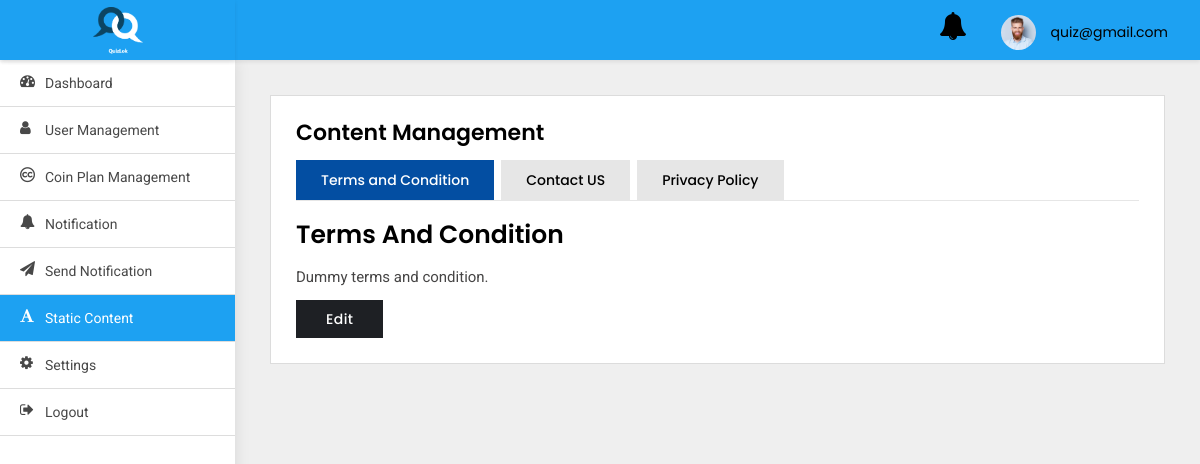
Page /adminpanel/terms-and-condition/ (signed in) on the committed database.
### adminpanel/models.py (models this page shows)
class User(AbstractBaseUser, PermissionsMixin):
    first_name = models.CharField(default='first name', max_length=100)
    last_name = models.CharField(default='', max_length=100, null=True, blank=True)
    email = models.CharField(default='', max_length=255, unique=True)
    country_code = models.CharField(default='+91', max_length=10)
    phone_number = models.CharField(default='', max_length=13)
    profile_pic = models.ImageField(default='default_profile.png', null=True, blank=True)
    device_token = models.CharField(default='', max_length=500, null=True, blank=True)
    remember_me = models.BooleanField(default=False)
    password = models.CharField(default='123456', max_length=100)
    confirm_password = models.CharField(default='123456', max_length=100)
    created_at = models.DateTimeField(auto_now_add=True)
    is_active = models.BooleanField(default=True)
    is_staff = models.BooleanField(default=False)
    is_blocked = models.BooleanField(default=False)
    objects = UserManager()
    USERNAME_FIELD = 'email'
    class Meta:
        ordering = ('-created_at',)

class TermsandCondition(models.Model):
    conditions = models.TextField()

### adminpanel/views.py (the view)
# urls.py: path('terms-and-condition/', TermsAndConditionView.as_view(), name='terms-and-condition'),
class TermsAndConditionView(LoginRequiredMixin, ListView):
    model = TermsandCondition
    template_name = 'content-management.html'
    context_object_name = 'term_condition'
    login_url = 'adminpanel:login'
    def get_context_data(self, **kwargs):
        context = super().get_context_data(**kwargs)
        context['contactus'] = ContactUs.objects.all()
        context['privacypolicy'] = PrivacyPolicy.objects.all()
        return context

### adminpanel/templates/content-management.html (shortened to what this page needs)
{% extends 'base.html' %}
{% block body%}
<div class="WrapperArea">
    <div class="WrapperBox">
        <div class="Small-Wrapper Small-Wrapper2">
            <h4 class="Title">Content Management</h4>
            <div class="HelpArea">
                <ul class="nav nav-tabs">
                    <li class="active"><a data-toggle="tab" href="#tnc">Terms and Condition</a></li>
                    <li><a data-toggle="tab" href="#Contact">Contact US</a></li>
                    <li><a data-toggle="tab" href="#policy">Privacy Policy</a></li>
                </ul>
                <div class="tab-content">
                    <div id="tnc" class="tab-pane fade in active">
                        <div class="HelpContent">
                            <h3>Terms and Condition </h3>
                            {% for object in term_condition %}
                            <p>{{object.conditions|safe}}</p>
                            <a class="Edit editMainBtn" href="{% url 'adminpanel:update-terms-and-condition' object.id%}">Edit</a>
                            {% endfor %}
                        </div>
                    </div>
                </div>
            </div>
        </div>
    </div>
</div>
{% endblock body %}

### adminpanel/templates/base.html (shortened to what this page needs)
{% load static %}
<html lang="en">
<head>
    <link type="text/css" rel="stylesheet" href="{% static 'adminpanel/css/style.css' %}">
</head>
<body>
<div class="Header">
    <div class="Logo">
        <img src="{% static 'adminpanel/images/logo_splash.png' %}">
    </div>
    <div class="Navigation">
        <div class="header-notifications">
            <a href="{% url 'adminpanel:notification' %}">
                <i class="fa fa-bell fa-2x" aria-hidden="true"></i>
            </a>
        </div>
        <div class="Avater">
            <a href="javascript:void(0);">
                <figure><img src="{% static 'adminpanel/images/profile.jpg' %}"></figure>
                {{user}} </a>
        </div>
    </div>
</div>
<div class="SidenavBar">
    <ul>
        <li class="nav-item nav-link {% if request.resolver_match.view_name  == 'adminpanel:dashboard' %}active{% endif %}">
            <a href="{% url 'adminpanel:dashboard'  %}">
                <span><i class="fa fa-tachometer"></i></span> Dashboard
            </a>
        </li>
        <li class="nav-item nav-link {% if request.resolver_match.view_name  == 'adminpanel:users-list' %}active{% endif %}">
            <a href="{% url 'adminpanel:users-list' %}">
                <span><i class="fa fa-user"></i></span> User Management
            </a>
        </li>
        <li class="nav-item nav-link {% if request.resolver_match.view_name  == 'adminpanel:coin-plan-list' %}active{% endif %}">
            <a href="{% url 'adminpanel:coin-plan-list' %}">
                <span><i class="fa fa-creative-commons"></i></span> Coin Plan Management
            </a>
        </li>
        <li class="nav-item nav-link {% if request.resolver_match.view_name  == 'adminpanel:notification' %}active{% endif %}">
            <a href="{% url 'adminpanel:notification' %}">
                <span><i class="fa fa-bell"></i></span> Notification
            </a>
        </li>
        <li class="nav-item nav-link {% if request.resolver_match.view_name  == 'adminpanel:send-notification' %}active{% endif %}">
            <a href="{% url 'adminpanel:send-notification' %}">
                <span><i class="fa fa-send"></i></span> Send Notification
            </a>
        </li>
        <li class="nav-item nav-link {% if request.resolver_match.view_name  == 'adminpanel:terms-and-condition' %}active{% endif %}">
            <a href="{% url 'adminpanel:terms-and-condition' %}">
                <span><i class="fa fa-font"></i></span> Static content
            </a>
        </li>
        <li class="nav-item nav-link {% if request.resolver_match.view_name  == 'change_password' %}active{% endif %}">
            <a href="{% url 'change_password' %}">
                <span><i class="fa fa-cog"></i></span> Settings
            </a>
        </li>
        <li class="nav-item nav-link {% if request.resolver_match.view_name  == 'logout' %}active{% endif %}">
            <a href="{% url 'logout' %}">
                <span><i class="fa fa-sign-out"></i></span> Logout
            </a>
        </li>
    </ul>
</div>
{% block body %}
{% endblock body %}
</body>
</html>

### static/adminpanel/css/style.css (style rules this page uses)
body { margin: 0; padding: 0; font-family: 'Poppins', sans-serif !important; font-size: 13px; color: #3a3a3a; font-weight: 400; }
* { margin: 0px; padding: 0px; }
header, footer, aside, article, section, detail, nav, figure { position: relative; }
h1, h2, h3, h4, h5, h6, p { margin: 0; padding: 0; }
ul, li, ol { list-style-type: none; margin: 0; padding: 0; }
a { text-decoration: none; outline: none; }
img { border: 0; outline: none; max-width: 100%; }
p { margin: 0; padding: 0; }
.Header { box-shadow: 0 2px 4px rgba(0, 0, 0, .08); -webkit-box-shadow: 0 2px 4px rgba(0, 0, 0, .08); position: fixed; width: 100%; left: 0; top: 0; background-color: #fff; z-index: 99 }
.Header .Logo { width: 235px; text-align: center; padding: 5px 0; float: left; height: 60px; background:#1da1f2; box-shadow: 0 2px 4px rgba(0, 0, 0, .08); }
.Header .Logo img { width: 50px; position: relative; top: 2px; }
.Header .Navigation { background:#1da1f2; transition: all 0.2s ease; margin-left: 235px; padding: 7px 3.2rem; width: calc(100% - 235px); text-align: right; height: 60px }
.Header .Navigation .Avater { margin: 5px 0 5px 30px; position: relative; display: inline-block }
.Header .Navigation .Avater a { display: flex; align-items: center; font-size: 14px; color: #000 }
.Header .Navigation .Avater a figure { width: 35px; border-radius: 50%; margin: 0 15px 0 0; overflow: hidden }
.Header .Navigation .header-notifications { margin: 5px 0 5px 30px; position: relative; display: inline-block }
.Header .Navigation .header-notifications a { display: flex; align-items: center; font-size: 14px; color: #000 }
.SidenavBar { height: calc(100% - 60px); position: fixed; width: 235px; top: 60px; padding: 0; overflow: auto; box-shadow: 0 0 15px rgba(0, 0, 0, .1) }
.SidenavBar ul { margin: 0 }
.SidenavBar ul li { margin: 0 }
.SidenavBar ul li a { display: block; cursor: pointer; padding: 13px 20px 13px 45px; transition: 0.5s all ease-in-out; color: #484848; font-family: "Roboto"; font-size: 14px; text-transform: capitalize; position: relative; border-bottom: 1px solid #ddd }
.SidenavBar ul li a span { font-size: 15px; display: inline-block; position: absolute; top: 13px; left: 20px }
.SidenavBar ul li.active a, .SidenavBar ul li a:hover { background:#1da1f2; color: #fff; }
.WrapperArea { margin-left: 235px; flex: 1 1 auto; width: calc(100% - 235px); display: flex; flex-direction: column; margin-top: 60px; transition: 0.5s all ease-in-out }
.WrapperArea .WrapperBox { padding: 35px; background-color: #efefef; min-height: calc(100vh - 60px) }
.Small-Wrapper { background-color: #fff; padding: 25px; border: 1px solid #dcdcdc }
h4.Title { margin: 0 0 15px; font-weight: 600; color: #000; text-transform: capitalize; font-size: 22px }
.HelpArea { margin: 0 }
.HelpArea ul.nav-tabs { margin: 0 0 20px 0; border-bottom: 1px solid #e6e6e6 }
.HelpArea ul.nav-tabs li { margin: 0 5px 0 0 }
.HelpArea ul.nav-tabs li a { background-color: #e6e6e6; border-radius: 0; padding: 10px 25px; border: none; color: #000; font-weight: 500; font-size: 14px; cursor: pointer }
.HelpArea ul.nav-tabs .active a { background-color: #034ea2; color: #fff; border: none; cursor: pointer; }
.HelpArea .HelpContent { margin: 0 }
.HelpArea .HelpContent a.Edit { float: right; background-color: #1e2024; padding: 9px 30px; text-transform: capitalize; color: #fff; font-weight: 500; font-size: 14px; letter-spacing: .4px; border-radius: 0; transition: 0.5s all ease-in-out; margin: -5px 0 0 0; display: inline-block }
.HelpArea .HelpContent h3 { margin: 0 0 15px; font-weight: 600; color: #000; text-transform: capitalize; font-size: 25px }
.HelpArea .HelpContent p { font-size: 15px; line-height: 26px; margin: 0 0 15px; color: #464545; font-family: "Roboto"; font-weight: 400 }
.HelpArea .HelpContent a.Edit.editMainBtn { float: initial !important; }

### rows in the picture
User: email "quiz@gmail.com"
TermsandCondition: conditions "Dummy terms and condition."
